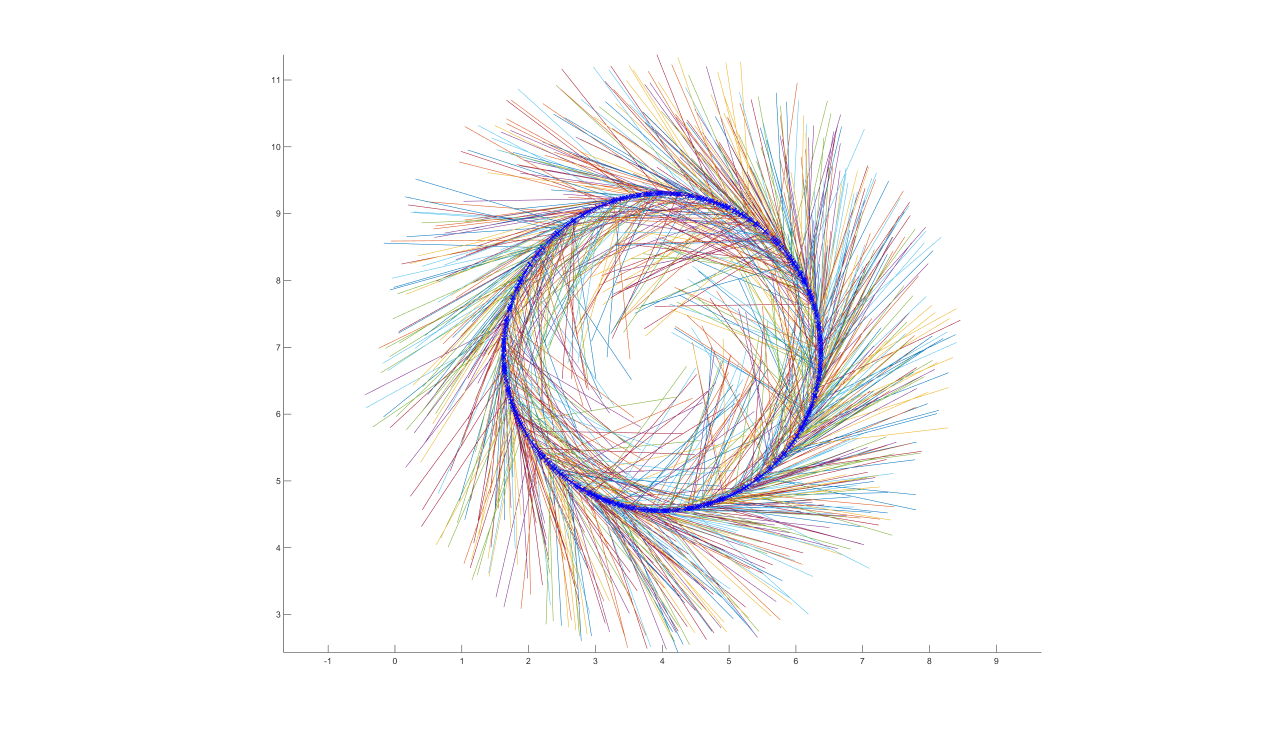
%> input picture matlab/collisions/TRASH/onethousandtarges.png, 2560 x 1466 px (shown at 1/2 size)
$ octave --eval "result = getcentroids_phm('../collisions/TRASH/onethousandtarges.png');"   (GNU Octave 9; MATLAB toolbox functions it lacks are replaced by stand-ins)
%> lines starting %> are read from the running program, lines starting %| are printed output that depends on the picture; in (x1, y1, x2, y2) boxes, pixels count from 0 and x2, y2 are one past the last pixel; in counts of white or black regions, pixels touching at a corner belong together; the program's own positions count from 1
### matlab/lib/allstats.m
function s=allstats(x,dim,flag)
% ALLSTATS All Common Statistics.
% S = ALLSTATS(X,DIM,Flag) returns common statistics of the data in X along
% the dimension DIM, with the variance type specified by Flag.
%
% X must be non-sparse, real, single or double, and 2D. NaNs contained in
% X are consdered missing data and are ignored in computations. Note that
% when X contains NaNs, this function will return different results than
% those returned by the standard MATLAB functions MEAN, MEDIAN, and MODE,
% STD and VAR because these function do not ignore NaNs.
%
% If DIM is [] or not given, DIM is the first non-singleton dimension of X.
%
% If Flag = 0 or is not given, the variance is normalized by N-1.
% If Flag = 1, the variance is normalized by N.
%
% The output S is a structure containing the statistics with field names
% describing the respective statistics:
%
% S.n = number of observations (excluding NaNs)
% S.nan = number of NaNs
% S.min = minimum
% S.q1 = 25th percentile
% S.median = median (50th percentile)
% S.q3 = 75th percentile
% S.max = maximum
% S.mode = mode
% S.mean = mean
% S.std = standard deviation
% S.var = variance
% S.skew = skewness
% S.kurt = kurtosis (= 3 for Gaussian or Normal Data)
%
% For vector data, outputs are scalars.
% For matrix data, outputs are row vectors for DIM=1
%                       and column vectors for DIM=2.
%
% Reference: http://www.itl.nist.gov/div898/handbook/
%
% Examples:
% ALLSTATS(X) for vector X computes statistics along the vector, for matrix
% X computes statistics for each column of X.
% ALLSTATS(X,1) for matrix X computes statistics along the row dimension,
% i.e., for each column of X.
% ALLSTATS(X,2) for matrix X computes statistics along the column
% dimension, i.e., for each row of X.
% ALLSTATS(X,[],1) computes statistics along the first non-singleton
% dimension of X, and normalizes the variance and standard deviation by N.
%
% See also MAX, MIN, MEAN, MEDIAN, MODE, STD, VAR

% D.C. Hanselman, University of Maine, Orono, ME 04469
% MasteringMatlab@yahoo.com
% Mastering MATLAB 7
% 2006-03-04
%
% The gracious assistance of John D'Errico and Urs Schwarz is hereby noted.

if nargin<1
   error('allstats:NotEnoughInputArguments',...
      'At Least One Input Argument Required.')
elseif ~isfloat(x)
   error('allstats:InvalidInput','Input X Must be Single or Double.')
elseif ndims(x)>2
   error('allstats:InvalidNumberofDimensions','X Must be 2D.')
elseif issparse(x)
   error('allstats:NotFull','X Must Not be Sparse.')
elseif ~isreal(x)
   error('allstats:NotReal','X Must be Real Valued.')
end
xsiz=size(x);
if nargin<3
   flag=0;
end
if nargin<2 || isempty(dim)
   dim=find(xsiz>1,1);
end
if isempty(dim) || numel(dim)~=1 || fix(dim)~=dim || dim<1 || dim>ndims(x)
   error('allstats:DimOutofRange','DIM Invalid.')
end
if isempty(flag) || numel(flag)~=1 || fix(flag)~=flag || (flag~=0&&flag~=1)
   error('allstats:InvalidInput','Flag Must be 0 or 1.')
end

N=xsiz(dim);
if N==1                 % one observation along chosed DIM, return defaults
   sv=zeros(xsiz,class(x));
   in=isnan(x);
   s=struct('n',double(~in),'nan',double(in),'min',x,'q1',x,'median',x,...
            'q3',x,'max',x,'mode',x,'mean',x,'std',sv,'var',sv,...
            'skew',sv,'kurt',sv);
   return
else                                             % create struct for output
   s=struct('n',[],'nan',[],'min',[],'q1',[],'median',[],'q3',[],'max',[],...
            'mode',[],'mean',[],'std',[],'var',[],'skew',[],'kurt',[]);
end

tflag=false;
if dim==2      % work along DIM=1, convert back later if needed
   x=x.';
   tflag=true; % flag to note transpose taken
end

s.max=max(x);                                                % built in max
s.min=min(x);                                                % built in min

% To avoid redundant error checking and therefore maximize speed, implement
% other statistical measures here rather than call their respective M-files.

s.mean=nanmean(x,1);                                                 % mean

xs=x-repmat(s.mean,N,1); % subtract mean from each column
xss=xs.*xs;
s.var=nanmean(xss,flag);                                              % var
s.std=sqrt(s.var);                                                    % std
s.skew=nanmean(xss.*xs,flag)./s.var.^(1.5);                          % skew
s.kurt=nanmean(xss.*xss,flag)./s.var.^2;                         % kurtosis

xs=sort(x);         % sort data down columns, this puts NaNs last
inan=isnan(xs);     % true for NaNs
s.nan=sum(inan);    % number of NaNs per column
s.n=N-s.nan;        % number of non-NaN observations per column
ic=s.nan==0;        % columns where there are no NaNs

tmp=nan+zeros(size(s.mean),class(x));   % template
s.q1=tmp;
s.median=tmp;
s.q3=tmp;

% process columns having no NaNs to find percentiles and median
if any(ic)
   q=[0, (0.5:N -0.5)/N, 1]';
   xx=[s.min(ic); xs(:,ic); s.max(ic)];
   xq=interp1q(q,xx,[1;2;3]/4); % fast interp
   s.q1(ic)=xq(1,:);                                                   % q1
   s.median(ic)=xq(2,:);                                           % median
   s.q3(ic)=xq(3,:);                                                   % q3
end
% now process columns having NaNs
for k=find(s.nan & s.n>3) % columns having fewer than 4 non-NaNs return NaN
      N=s.n(k);
      q=[0, (0.5:N -0.5)/N, 1]';
      xx=[s.min(k); xs(1:N,k); s.max(k)];
      xq=interp1q(q,xx,[1;2;3]/4);
      s.q1(k)=xq(1);                                                   % q1
      s.median(k)=xq(2);                                           % median
      s.q3(k)=xq(3);                                                   % q3
end

s.mode=tmp;% columns having fewer than 4 non-NaNs return NaN
cols=1:size(xs,2);
cols(s.n<4)=[];
for k=cols	% get mode column by column
   N=s.n(k);
	y=[1;diff(xs(1:N,k))]~=0;	% where distinct values begin
	m=diff([find(y);N+1]);     % counts
   y=xs(y,k);                 % the unique values
   [idx,idx]=max(m);
   s.mode(k)=y(idx);                                                 % mode
end

if tflag && numel(s.min)~=1               % transpose data back for DIM = 2
   s.n=s.n.';
   s.nan=s.nan.';
   s.min=s.min.';
   s.q1=s.q1.';
   s.median=s.median.';
   s.q3=s.q3.';
   s.max=s.max.';
   s.mode=s.mode.';
   s.mean=s.mean.';
   s.var=s.var.';
   s.std=s.std.';
   s.skew=s.skew.';
   s.kurt=s.kurt.';
end
%--------------------------------------------------------------------------
function m=nanmean(x,flag)
% mean along row dimension ignoring NaN elements
% flag is zero to divide by N-1
% flag is one to divide by N

bnan=isnan(x);                         % find NaNs in each column
N=size(x,1)-sum(bnan);                 % number of non-NaNs in each column
x(bnan)=0;                             % set NaN elements to zero
m=nan+zeros(1,size(x,2),class(x));     % default NaN output
idx=N>1;                               % columns that are not all NaNs
m(idx)=sum(x(:,idx))./(N(idx)-1+flag); % results excluding NaNs

### matlab/peter/lib/vectorize.m
function vec=vectorize(array,opt)
% turn ndim array into a row or column vector

  if ~exist('opt','var'), opt = 'r'; end

  vec = reshape(array, 1, numel(array));


  if ~strcmp('opt','r')
    vec = vec(:);
  end


### matlab/.archive/getcentroids_phm.m
function output=getcentroids_phm(fitsfile,NSIGMA);
%> called with fitsfile = '../collisions/TRASH/onethousandtarges.png'
% example code to get centroids by Peter Mao

  if ~exist('NSIGMA','var'), NSIGMA = 5;end; % background threshold
  minNumPix = 5;

% $$$   img = fitsread(fitsfile);
  img = imread(fitsfile);
%> img is the input picture: size 1466x2560x3 uint8; mean R, G, B 245.9, 244.7, 244.9

  imgsize = size(img);
%> imgsize = [1466 2560 3]

  %% this is junk
  level = graythresh(img);
%> level = 0.71
  bw_otsu = im2bw(img,level);
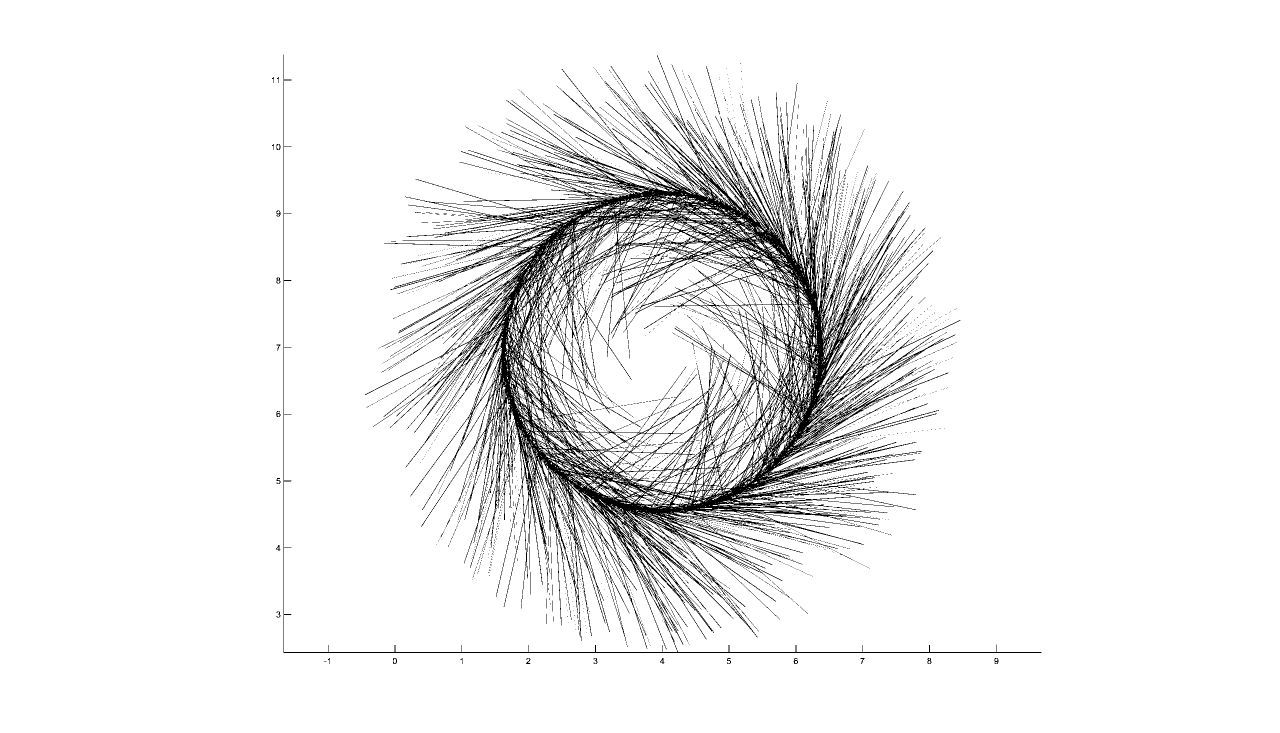
%> bw_otsu: size 1466x2560 logical (shown at 1/2 size); 93.7% white; black in thin lines or dots, all inside (x1, y1, x2, y2) = (544, 109, 2083, 1328)

  figure(980)
  colormap('gray');
  imagesc(bw_otsu);
  axis equal;
  title('B/W image from thresholding on Otsu''s level');
  %%

  imgstats = allstats(double(vectorize(img)));
%> in allstats, `s.max=max(x);`: s.max = 255
%> in allstats, `s.min=min(x);`: s.min = 0
%> in nanmean, `bnan=isnan(x);`: bnan = 11258880 logical values, 0 true
%> in nanmean, `N=size(x,1)-sum(bnan);`: N = 11258880
%> in nanmean, `idx=N>1;`: idx = true
%> in allstats, `s.mean=nanmean(x,1);`: s.mean = 245.2
%> in allstats, `s.var=nanmean(xss,flag);`: s.var = 1281.6
%> in allstats, `s.std=sqrt(s.var);`: s.std = 35.8
%> in allstats, `s.skew=nanmean(xss.*xs,flag)./s.var.^(1.5);`: s.skew = -4.25
%> in allstats, `s.kurt=nanmean(xss.*xss,flag)./s.var.^2;`: s.kurt = 21.72
%> in allstats, `s.nan=sum(inan);`: s.nan = 0
%> in allstats, `s.n=N-s.nan;`: s.n = 11258880
%> in allstats, `ic=s.nan==0;`: ic = true
%> in allstats, `s.q1=tmp;`: s.q1 = NaN
%> the run ends on the next line

  mythresh = imgstats.median + NSIGMA*imgstats.std
  bw_mine  = img > mythresh;

  objs = bwconncomp(bw_mine);


  for jj = 1:objs.NumObjects
    npix(jj) = length(objs.PixelIdxList{jj});
    if npix(jj) > minNumPix
      [yy xx] = ind2sub(imgsize, objs.PixelIdxList{jj});
      zz = xx + i*yy;
      ww = double(img(objs.PixelIdxList{jj}));
      barycent(jj) = zz.' * ww / sum(ww);
    else
      barycent(jj) = NaN;
    end
  end

  output.bc = barycent;
  output.npix = npix;

  %% plot
  figure(981)
  imagesc(img); hold on;
  colormap('gray');
  axis equal;
  colorbar;

  plot(barycent,'ro');
  hold off
  title(sprintf('simple barycenter using mean + %d \\sigma threshold', NSIGMA));
